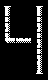

Below is a game level as drawn by its tile map, then a one-line description and the .tmx file that defines it, in full:
An orthogonal 3x5 tile map with 16x16 px tiles, 1 tile layer (Kachelebene 1).

<map version="1.2" tiledversion="1.3.3" orientation="orthogonal" renderorder="right-down" width="3" height="5" tilewidth="16" tileheight="16" infinite="0" nextlayerid="2" nextobjectid="1">
 <tileset firstgid="1" source="myPONG.tsx" />
 <layer id="1" name="Kachelebene 1" width="3" height="5">
  <data encoding="csv">
573,207,573,
634,207,634,
697,571,634,
207,207,634,
207,207,637
</data>
 </layer>
</map>
